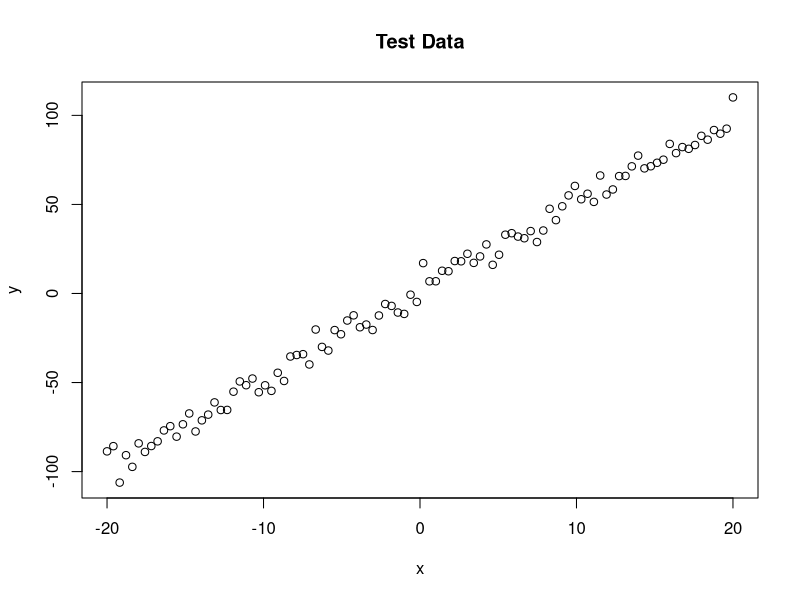
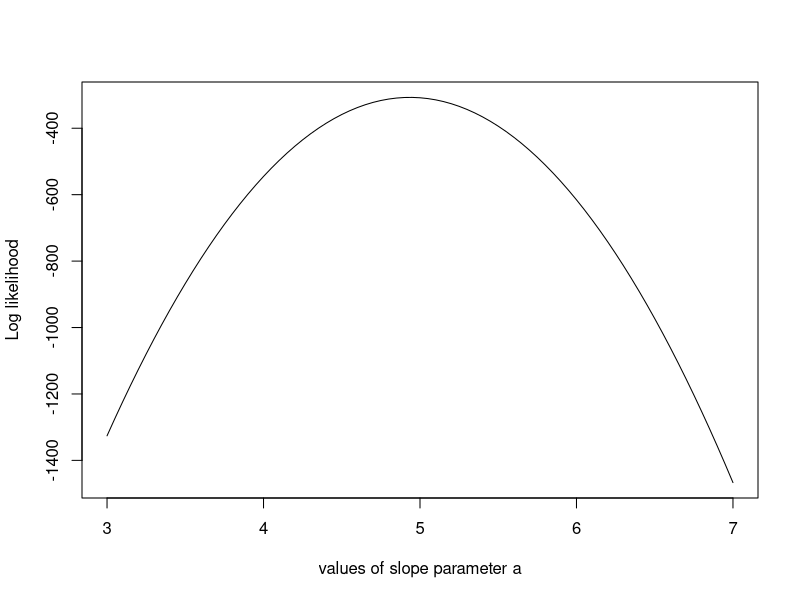
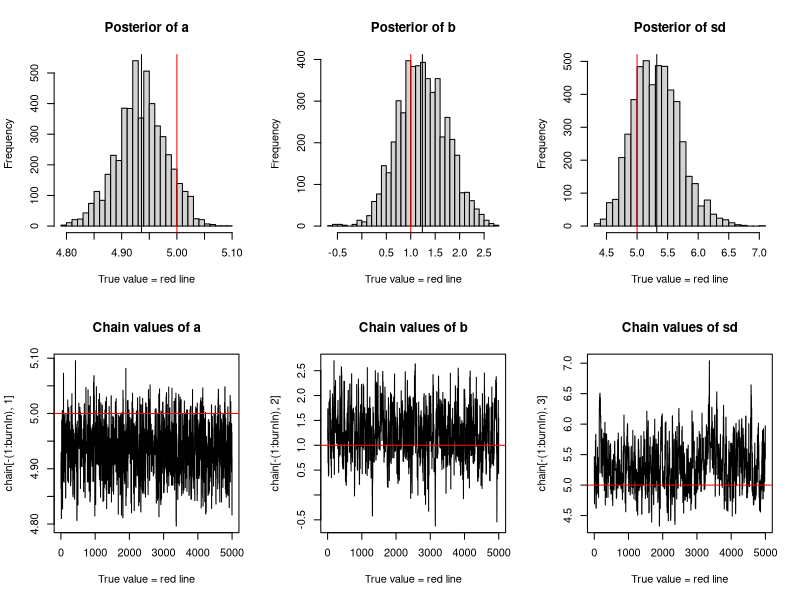

Here is the R script that generated these plots, in order:
rm(list=ls())
set.seed(28112016)
trueA <- 5
trueB <- 1
trueSd <- 5
#sampleSize <- 31
sampleSize <- 100
#create independent x-values
#x <- (-(sampleSize-1)/2) : ((sampleSize-1)/2)
#create dependent values according to ax + b + N(0,sd)
#y <- trueA*x + trueB + rnorm(n=sampleSize, mean=0, sd=trueSd)

x <- seq(-20, 20, length.out = sampleSize)
y <- trueA*x + trueB + rnorm(sampleSize, mean=0, sd=trueSd)

plot(x, y, main="Test Data")

likelihood <- function(param){
#needs data: x and y
 a = param[1]
 b = param[2]
 sd = param[3]
 
 pred = a*x + b
 singlelikelihoods = dnorm(y, mean=pred, sd=sd, log=T)
 sumll = sum(singlelikelihoods)
 return(sumll)
}

#Example: plot the likelihood profile of the slope a
slopevalues <- function(x) {return(likelihood(c(x, trueB, trueSd)))}
slopelikelihoods <- lapply(seq(3,7, by=0.05), slopevalues)
plot(seq(3,7, by=0.05), slopelikelihoods, type="l", xlab="values of slope parameter a", ylab="Log likelihood")


#prior distribution
prior <- function(param){
  a = param[1]
  b = param[2]
  sd= param [3]
  
  aprior = dunif(a, min=0, max = 10, log=T)
  bprior = dnorm(b, sd=5, log=T)
  sdprior = dunif(sd, min=0, max=30, log=T)
  return(aprior+bprior+sdprior)
}

posterior <- function(param){
  return(likelihood(param) + prior(param))
}

##########Metropolis algorithm
proposalFunction <- function(param){
  return(rnorm(3, mean=param, sd=c(0.1, 0.5, 0.3)))
}

run_metropolis_MCMC <- function(startvalue, iterations){
  chain = array(dim=c(iterations+1, 3))
  chain[1,] <- startvalue
  for(i in 1:iterations){
    proposal <- proposalFunction(chain[i,])
    
    probab <- exp(posterior(proposal) - posterior(chain[i,]))
    if(runif(1) < probab){
      chain[i+1, ] = proposal
    } else{
      chain[i+1, ] = chain[i,]
    }
  }
  return(chain)
}

startvalue <- c(4,0,10)
chain <- run_metropolis_MCMC(startvalue=startvalue, 10000)

burnIn <- 5000
acceptance = 1 - mean(duplicated(chain[-(1:burnIn),]))

###Summary
par(mfrow=c(2,3))
hist(chain[-(1:burnIn), 1], nclass=30, main='Posterior of a', xlab='True value = red line')
abline(v=mean(chain[-(1:burnIn), 1]))
abline(v=trueA, col='red')
hist(chain[-(1:burnIn), 2], nclass=30, main='Posterior of b', xlab='True value = red line')
abline(v=mean(chain[-(1:burnIn), 2]))
abline(v=trueB, col='red')
hist(chain[-(1:burnIn), 3], nclass=30, main='Posterior of sd', xlab='True value = red line')
abline(v=mean(chain[-(1:burnIn), 3]))
abline(v=trueSd, col='red')

plot(chain[-(1:burnIn),1], type = "l", xlab="True value = red line" , main = "Chain values of a" )
abline(h = trueA, col="red" )
plot(chain[-(1:burnIn),2], type = "l", xlab="True value = red line" , main = "Chain values of b" )
abline(h = trueB, col="red" )
plot(chain[-(1:burnIn),3], type = "l", xlab="True value = red line" , main = "Chain values of sd" )
abline(h = trueSd, col="red" )

summary(lm(y~x))

